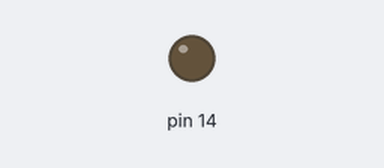
Bench run of a sketch on a simulated Arduino Uno, built with avr-gcc and run on an emulated ATmega328P. Parts: output pins drawn as LEDs (lit = HIGH).

Above: at 6.4 s.
At 25.6 s:
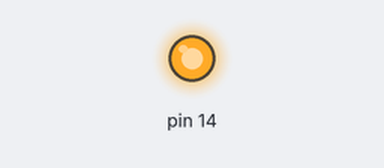
Timing chart, 0 to 66.6 s (numbered marks = the images above):
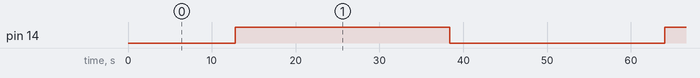

The sketch:

blikani-ledky.ino
```cpp
void setup() {
  pinMode(PIN_A0, OUTPUT);
}

void loop() {
  for (int silaZareni = 0; silaZareni <= 255; silaZareni++) {
    analogWrite(PIN_A0, silaZareni);
    delay(100);
  }

  for (int silaZareni = 255; silaZareni >= 0; silaZareni--) {
    analogWrite(PIN_A0, silaZareni);
    delay(100);
  }
}
```

Measured:
- by itself, pin 14: alternates HIGH for 25.6 s and LOW for 25.6 s
